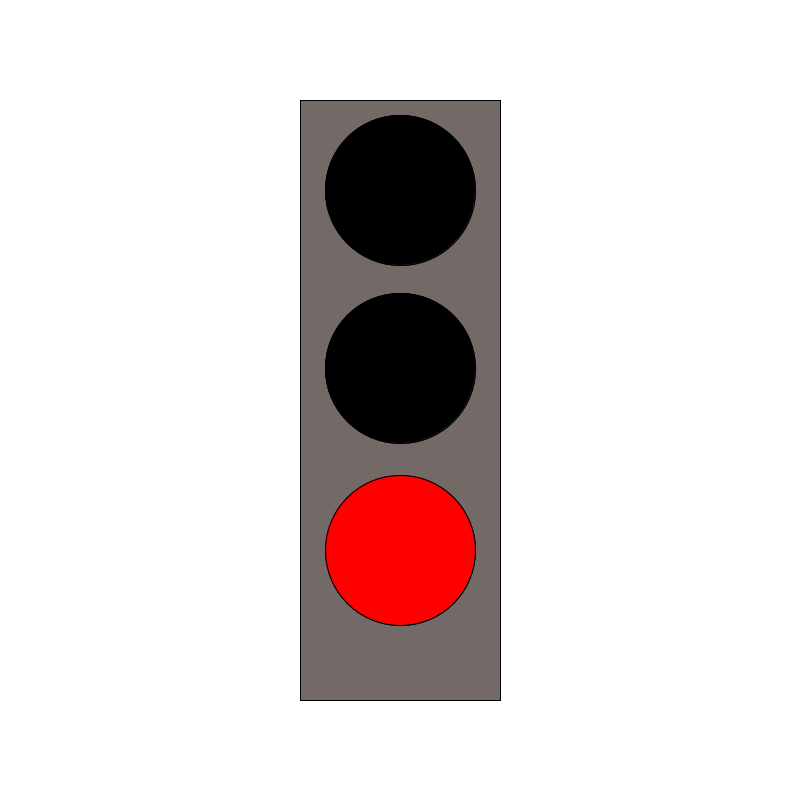
Frame 1 (no input)
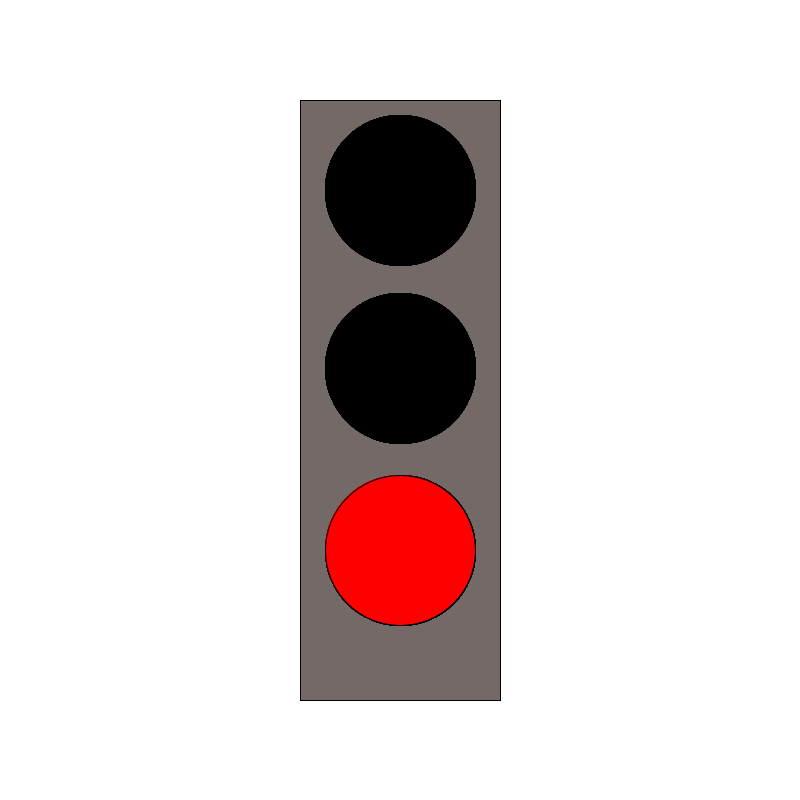
Frame 60 (the mouse pressed at the canvas centre just before this capture)
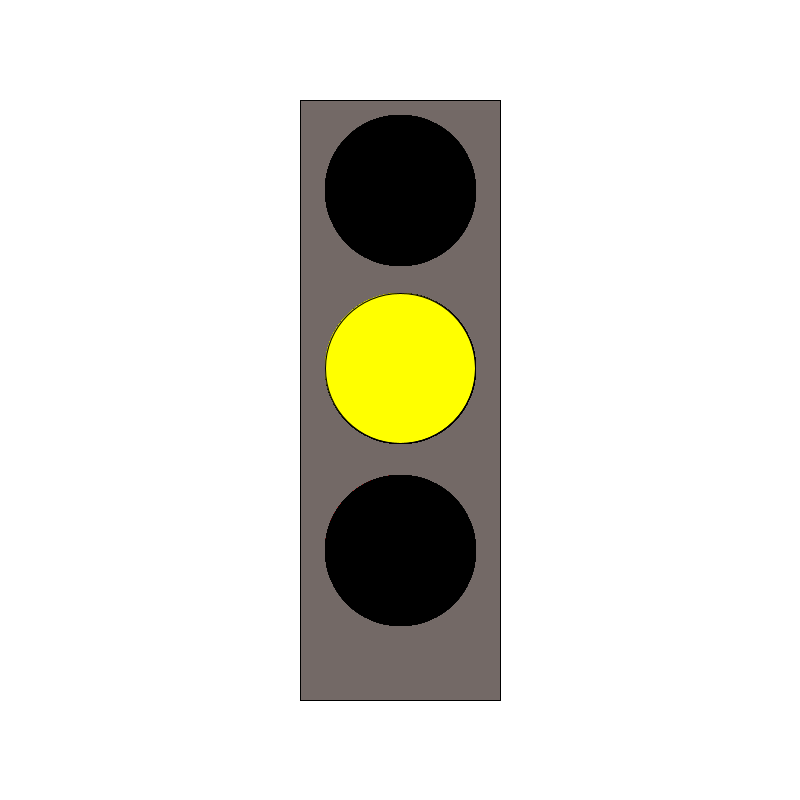
Frame 120 (the mouse held since frame 60 and released just before this capture)

The Processing sketch that drew these frames (run headless with seeded random() and noise(); from frame 60 on, the mouse is pressed at the canvas centre):

// Processing sketch: Task6
// ── Task6.pde
boolean greenLightOn;
boolean yellowLightOn;
boolean redLightOn;

void setup(){
  size(800,800);
  background(255);
  fill(#736966);
  rect(300,100,200,600);
  
  ellipse(400,190,150,150);
  ellipse(400,368,150,150);
  ellipse(400,550,150,150);
  


}

void draw(){
  
  switch(frameCount % 300){
    case 0:
    greenLightOn = true;
    yellowLightOn = false;
    redLightOn = false;
    break;
    case 100:
    greenLightOn = false;
    yellowLightOn = true;
    redLightOn = false;
    break;
    case 200:
    greenLightOn = false;
    yellowLightOn = false;
    redLightOn = true;
    break;
  }

  drawCircles();

}

void drawCircles(){
  if (greenLightOn == true){
    fill(0,255,0);
    ellipse(400,190,150,150);
    fill(0);
    ellipse(400,368,150,150);
    ellipse(400,550,150,150);
  }
  else if (yellowLightOn == true){
    fill(255,255,0);
    ellipse(400,368,150,150);
    fill(0);
    ellipse(400,190,150,150);
    ellipse(400,550,150,150);
  }
  else{
    fill(255,0,0);
    ellipse(400,550,150,150);
    fill(0);
    ellipse(400,190,150,150);
    ellipse(400,368,150,150);
  
  }
  




}
